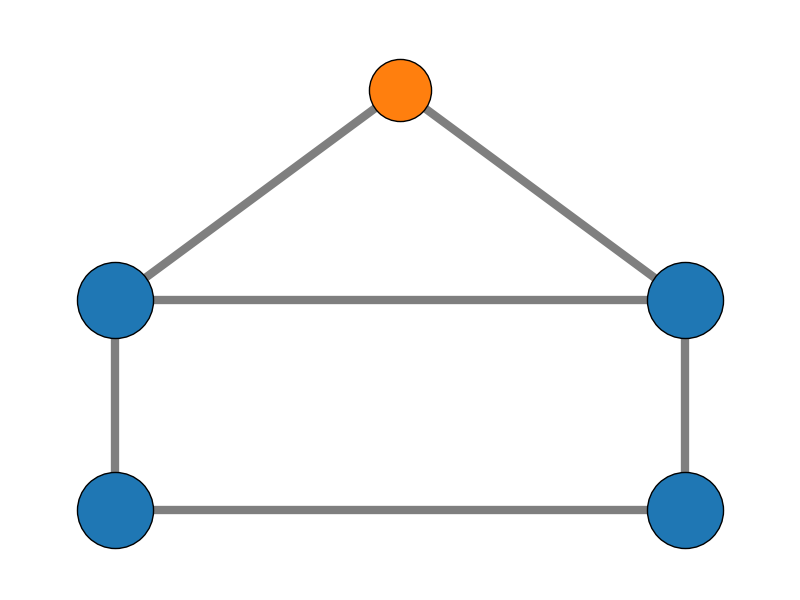
#> input picture Windows Export/main/_internal/customtkinter/networkx/drawing/tests/baseline/test_house_with_colors.png, 800 x 600 px
$ python -i edge_enhancement.py   (imports and definitions only)
#> lines starting #> are read from the running program, lines starting #| are printed output that depends on the picture
import tqdm
from PIL import ImageFilter


def edge_enhancement(data):
    """
    Enhances the edges of the data.
    :param data: the data to enhance the edges
    :param edge_color: the color of the edge
    :return: the edge enhanced data
    """
    edge_color = (0, 0, 255)
    # detect edges and set the color
    for d in tqdm.tqdm(data, desc="Enhancing edges"):
        edges = d["image"].filter(ImageFilter.FIND_EDGES).convert("RGB")
        mask = edges.convert("L")

        for x in range(edges.width):
            for y in range(edges.height):
                r, g, b = edges.getpixel((x, y))
                if r > 30 and g > 30 and b > 30:
                    edges.putpixel((x, y), edge_color)
        # put the edges on the original image
        d["image"] = d["image"].convert("RGB")
        d["image"].paste(edges, (0, 0), mask)
    return data

>>> import cv2
>>> picture = cv2.imread('../../Windows Export/main/_internal/customtkinter/networkx/drawing/tests/baseline/test_house_with_colors.png', cv2.IMREAD_GRAYSCALE)
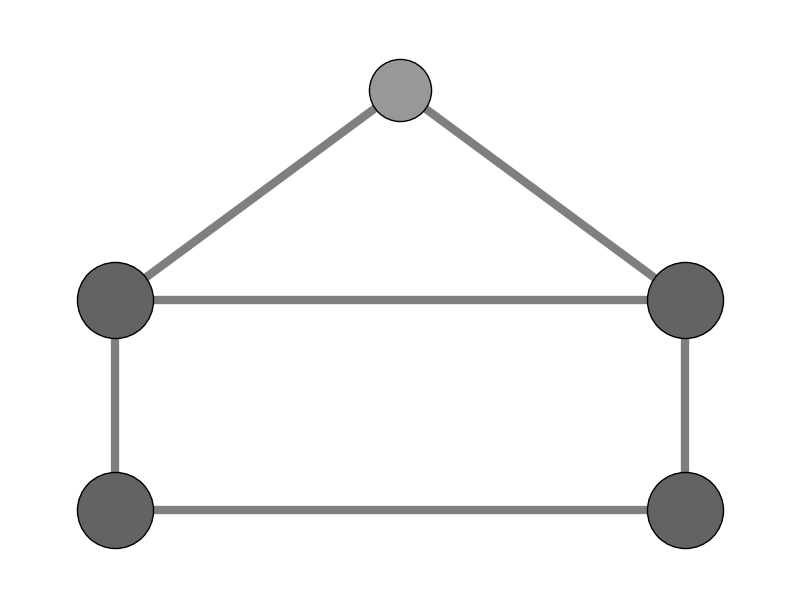
#> picture: shape (600, 800); min 0, max 255, mean 243.8
#> the loop in edge_enhancement, `for d in tqdm.tqdm(data, desc="Enhancing edges"):` made 1 pass
#> (the run stopped early here; a loop or call above may not have finished)
